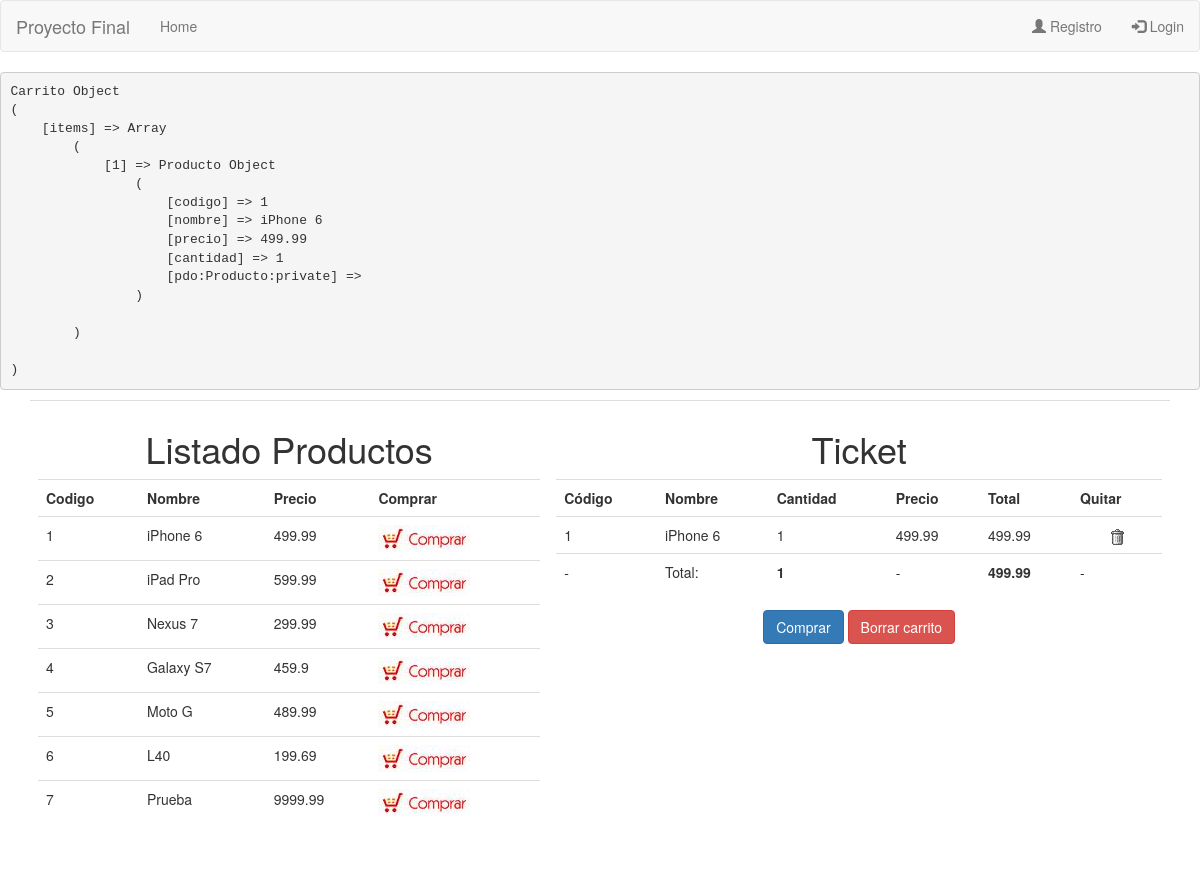
Page /proyecto_final.php?codigo_agregar=1 on the committed database.
### tables this page shows
CREATE TABLE `productos` (
  `idProducto` int(11) NOT NULL,
  `Nombre` varchar(30) NOT NULL,
  `Precio` double NOT NULL,
  `Marca` int(11) NOT NULL,
  `Categoria` int(11) NOT NULL,
  `Presentacion` varchar(30) NOT NULL,
  `Stock` int(6) NOT NULL,
  `Imagen` tinytext
);

### clases/Conexion.php (called while the page is built, shortened)
<?php
class Conexion
{
	var $host   ='localhost';
	var $dbname ='comercioit';
	var $user   ='root';
	var $psw    ='';
	function __construct()
	{
		$this->pdo = new PDO("mysql:host=$this->host;dbname=$this->dbname", $this->user, $this->psw);
	}
}
?>

### clases/Producto.php (called while the page is built, shortened)
<?php
class Producto
{
	function __construct($cod,$pdo)
	{
		$this->pdo = $pdo;
		$stmt = $this->pdo->prepare("SELECT * FROM productos WHERE idProducto=:cod");
		$stmt->bindParam(':cod', $cod, PDO::PARAM_INT);
		$stmt->execute();
		$result = $stmt->fetch(PDO::FETCH_ASSOC);
		$this->codigo   = $result['idProducto'];
		$this->nombre   = $result['Nombre'];
		$this->precio   = $result['Precio'];
		$this->cantidad = 1;
	}
}

### reporte.php (the view)
<?php
require_once 'clases/Conexion.php';
$conexion = new Conexion();
$pdo = $conexion->pdo;
$stmt = $pdo->query("SELECT * FROM productos");
?>
<table class="table">
<tr>
	<th>Codigo</th>
	<th>Nombre</th>
	<th>Precio</th>
	<th>Comprar</th>
</tr>
<?php while($campos=$stmt->fetch(PDO::FETCH_ASSOC)){
	$producto = new Producto($campos['idProducto'],$conexion->pdo);
 ?>
	<tr>
		<td><?php echo $producto->codigo?></td>
		<td><?php echo $producto->nombre?></td>
		<td><?php echo $producto->precio?></td>
		<td><a href="?codigo_agregar=<?php echo $producto->codigo?>"><img src="images/carrito.jpg" width="92" height="27" border="0"></a></td>
	</tr>
<?php } ?>
</table>

### clases/Carrito.php (shortened to what this page needs)
<?php
require_once 'Conexion.php';
require_once 'Producto.php';
class Carrito
{
	public $items;
	function __construct()
	{
		$this->items = array();
	}
	function agregar($producto)
	{
		if(isset($this->items[$producto->codigo]))
			$this->items[$producto->codigo]->cantidad++;
		else
			$this->items[$producto->codigo] = $producto;
	}
	function imprimir()
	{
		$cantProductos = 0;
		$total = 0;
		if(!empty($this->items))
		{
			foreach($this->items as $valor)
			{
				echo("<tr>");
				echo("<td>$valor->codigo</td>");
				echo("<td>$valor->nombre</td>");
				echo("<td>$valor->cantidad</td>");
				echo("<td>$valor->precio</td>");
				echo("<td>".$valor->cantidad*$valor->precio."</td>");
				echo("<td align='center'><a href='?codigo_quitar=$valor->codigo'><img src='images/borrar.jpg' border=0></a></td>");
				echo("</tr>");
				$cantProductos += $valor->cantidad;
				$total += $valor->cantidad * $valor->precio;
			}
		}
	?>
		<tr>
			<td> - </td>
			<td> Total: </td>
			<td> <b><?php echo $cantProductos; ?> </b></td>
			<td> - </td>
			<td> <b><?php echo $total; ?> </b></td>
			<td> - </td>
		</tr>
	<?php
	}
}
?>

### rows in the picture
productos: idProducto "1", Nombre "iPhone 6", Precio "499.99", cantidad "1", $valor->cantidad*$valor->precio "499.99"
productos: idProducto "2", Nombre "iPad Pro", Precio "599.99"
productos: idProducto "3", Nombre "Nexus 7", Precio "299.99"
productos: idProducto "4", Nombre "Galaxy S7", Precio "459.9"
productos: idProducto "5", Nombre "Moto G", Precio "489.99"
productos: idProducto "6", Nombre "L40", Precio "199.69"
productos: idProducto "7", Nombre "Prueba", Precio "9999.99"

### other values in the picture
$cantProductos "1"
$total "499.99"
